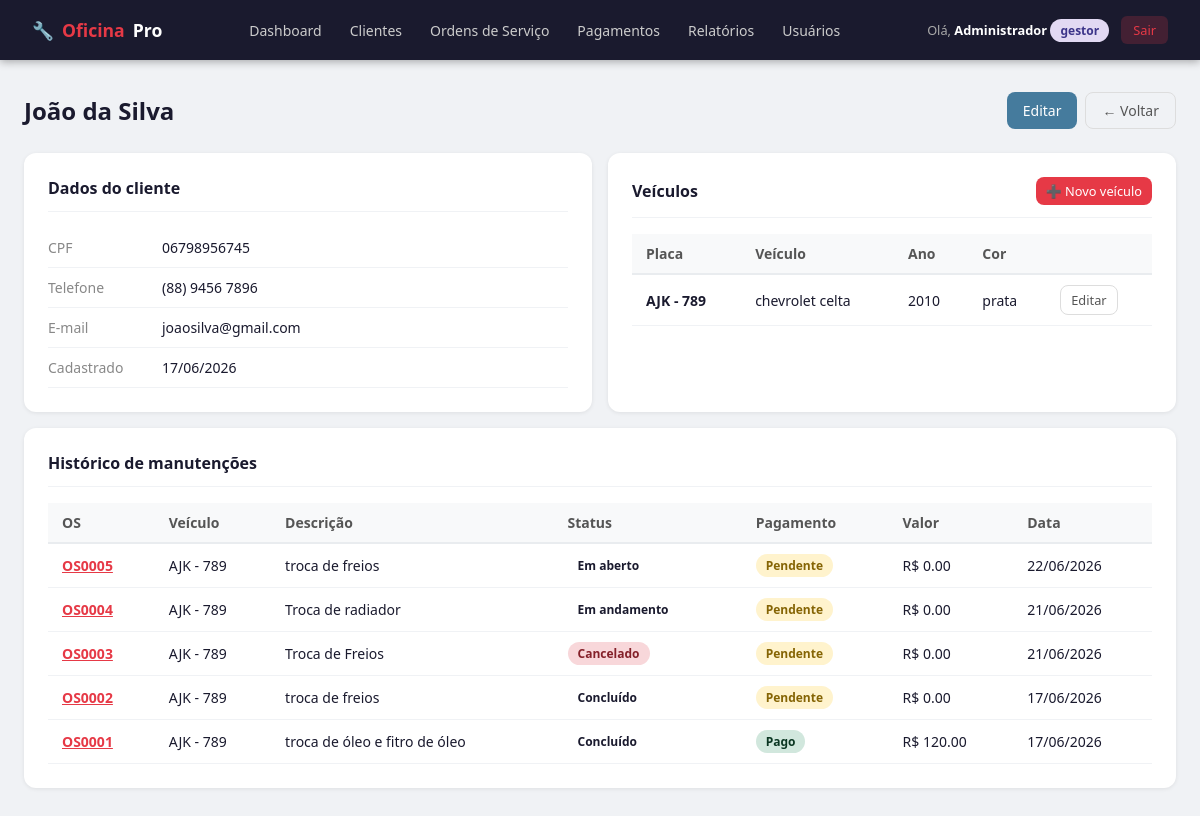
The page /clientes/1 (signed in) on the database its author committed.
### app.py (models this page shows)
class Cliente(db.Model):
    id = db.Column(db.Integer, primary_key=True)
    nome = db.Column(db.String(100), nullable=False)
    cpf = db.Column(db.String(14), unique=True, nullable=False)
    telefone = db.Column(db.String(20))
    email = db.Column(db.String(100))
    criado_em = db.Column(db.DateTime, default=agora)
    veiculos = db.relationship('Veiculo', backref='cliente', lazy=True)

class Veiculo(db.Model):
    id = db.Column(db.Integer, primary_key=True)
    placa = db.Column(db.String(10), unique=True, nullable=False)
    marca = db.Column(db.String(50), nullable=False)
    modelo = db.Column(db.String(50), nullable=False)
    ano = db.Column(db.Integer, nullable=False)
    cor = db.Column(db.String(30))
    cliente_id = db.Column(db.Integer, db.ForeignKey('cliente.id'), nullable=False)
    ordens = db.relationship('OrdemServico', backref='veiculo', lazy=True)

class OrdemServico(db.Model):
    id = db.Column(db.Integer, primary_key=True)
    numero = db.Column(db.String(10), unique=True, nullable=False)
    descricao = db.Column(db.Text, nullable=False)
    status = db.Column(db.String(20), default='Em aberto')
    valor_total = db.Column(db.Float, default=0.0)
    forma_pagamento = db.Column(db.String(20))
    status_pagamento = db.Column(db.String(20), default='Pendente')
    data_abertura = db.Column(db.DateTime, default=agora)
    data_conclusao = db.Column(db.DateTime)
    data_pagamento = db.Column(db.DateTime)
    motivo_cancelamento = db.Column(db.Text)
    veiculo_id = db.Column(db.Integer, db.ForeignKey('veiculo.id'), nullable=False)
    itens = db.relationship('ItemOS', backref='ordem', lazy=True, cascade='all, delete-orphan')

### app.py (the view)
@app.route('/clientes/<int:id>')
@login_required
def ver_cliente(id):
    c = Cliente.query.get_or_404(id)
    return render_template('cliente_ver.html', cliente=c)

### app.py (called while the page is built)
def login_required(f):
    from functools import wraps
    @wraps(f)
    def decorated(*args, **kwargs):
        if 'usuario_id' not in session:
            return redirect(url_for('login'))
        return f(*args, **kwargs)
    return decorated

### templates/cliente_ver.html (shortened to what this page needs)
{% extends 'base.html' %}
{% block content %}
<div class="page-header">
  <h1 class="page-title">{{ cliente.nome }}</h1>
  <div style="display:flex;gap:.5rem;">
    <a href="{{ url_for('editar_cliente', id=cliente.id) }}" class="btn btn-secondary">Editar</a>
    <a href="{{ url_for('clientes') }}" class="btn btn-outline">← Voltar</a>
  </div>
</div>
<div style="display:grid;grid-template-columns:1fr 1fr;gap:1rem;">
  <div class="card">
    <div class="card-title">Dados do cliente</div>
    <table style="font-size:.875rem;">
      <tr><td style="color:#888;padding:4px 0;width:100px;">CPF</td><td>{{ cliente.cpf }}</td></tr>
      <tr><td style="color:#888;padding:4px 0;">Telefone</td><td>{{ cliente.telefone or '—' }}</td></tr>
      <tr><td style="color:#888;padding:4px 0;">E-mail</td><td>{{ cliente.email or '—' }}</td></tr>
      <tr><td style="color:#888;padding:4px 0;">Cadastrado</td><td>{{ cliente.criado_em.strftime('%d/%m/%Y') }}</td></tr>
    </table>
  </div>
  <div class="card">
    <div class="card-title" style="display:flex;justify-content:space-between;align-items:center;">
      Veículos
      <a href="{{ url_for('novo_veiculo', cliente_id=cliente.id) }}" class="btn btn-primary btn-sm">➕ Novo veículo</a>
    </div>
    {% if cliente.veiculos %}
    <div class="table-wrap">
      <table>
        <thead><tr><th>Placa</th><th>Veículo</th><th>Ano</th><th>Cor</th><th></th></tr></thead>
        <tbody>
          {% for v in cliente.veiculos %}
          <tr>
            <td><strong>{{ v.placa }}</strong></td>
            <td>{{ v.marca }} {{ v.modelo }}</td>
            <td>{{ v.ano }}</td>
            <td>{{ v.cor or '—' }}</td>
            <td><a href="{{ url_for('editar_veiculo', id=v.id) }}" class="btn btn-outline btn-sm">Editar</a></td>
          </tr>
          {% endfor %}
        </tbody>
      </table>
    </div>
    {% else %}
    <div class="empty-state" style="padding:1.5rem;">
      <p>Nenhum veículo cadastrado.</p>
    </div>
    {% endif %}
  </div>
</div>
{% if cliente.veiculos %}
<div class="card">
  <div class="card-title">Histórico de manutenções</div>
  {% set todas_os = [] %}
  {% for v in cliente.veiculos %}{% for os in v.ordens %}{% set _ = todas_os.append(os) %}{% endfor %}{% endfor %}
  {% if todas_os %}
  <div class="table-wrap">
    <table>
      <thead><tr><th>OS</th><th>Veículo</th><th>Descrição</th><th>Status</th><th>Pagamento</th><th>Valor</th><th>Data</th></tr></thead>
      <tbody>
        {% for os in todas_os|sort(attribute='data_abertura', reverse=True) %}
        <tr>
          <td><a href="{{ url_for('ver_ordem', id=os.id) }}" style="color:#e63946;font-weight:600;">{{ os.numero }}</a></td>
          <td>{{ os.veiculo.placa }}</td>
          <td>{{ os.descricao[:50] }}{% if os.descricao|length > 50 %}...{% endif %}</td>
          <td><span class="badge badge-{{ os.status|lower|replace(' ', '') }}">{{ os.status }}</span></td>
          <td><span class="badge badge-{{ os.status_pagamento|lower }}">{{ os.status_pagamento }}</span></td>
          <td>R$ {{ "%.2f"|format(os.valor_total) }}</td>
          <td>{{ os.data_abertura.strftime('%d/%m/%Y') }}</td>
        </tr>
        {% endfor %}
      </tbody>
    </table>
  </div>
  {% else %}
  <div class="empty-state" style="padding:1.5rem;"><p>Nenhuma ordem de serviço registrada.</p></div>
  {% endif %}
</div>
{% endif %}
{% endblock %}

### templates/base.html (style rules this page uses)
* { box-sizing: border-box; margin: 0; padding: 0; }
body { font-family: 'Segoe UI', sans-serif; background: #f0f2f5; color: #1a1a2e; min-height: 100vh; }
.page-header { display: flex; align-items: center; justify-content: space-between; margin-bottom: 1.5rem; }
.page-title { font-size: 1.5rem; font-weight: 700; color: #1a1a2e; }
.card { background: #fff; border-radius: 12px; box-shadow: 0 1px 4px rgba(0,0,0,.08); padding: 1.5rem; margin-bottom: 1rem; }
.card-title { font-size: 1rem; font-weight: 600; color: #1a1a2e; margin-bottom: 1rem; padding-bottom: .75rem; border-bottom: 1px solid #f0f2f5; }
.table-wrap { overflow-x: auto; }
table { width: 100%; border-collapse: collapse; font-size: .875rem; }
th { background: #f8f9fa; text-align: left; padding: 10px 14px; font-weight: 600; color: #555; border-bottom: 2px solid #e9ecef; }
td { padding: 10px 14px; border-bottom: 1px solid #f0f2f5; vertical-align: middle; }
.btn { display: inline-flex; align-items: center; gap: 6px; padding: 8px 16px; border-radius: 8px; border: none; cursor: pointer; font-size: .875rem; font-weight: 500; text-decoration: none; transition: all .2s; }
.btn-primary { background: #e63946; color: #fff; }
.btn-secondary { background: #457b9d; color: #fff; }
.btn-outline { background: transparent; border: 1.5px solid #ddd; color: #555; }
.btn-sm { padding: 5px 10px; font-size: .8rem; }
.badge { display: inline-block; padding: 3px 10px; border-radius: 99px; font-size: .75rem; font-weight: 600; }
.badge-cancelado { background: #f8d7da; color: #842029; }
.badge-pago { background: #d1e7dd; color: #0a3622; }
.badge-pendente { background: #fff3cd; color: #856404; }

### rows shown on the page
Cliente: nome "João da Silva", cpf "06798956745", telefone "(88) 9456 7896", email "joaosilva@gmail.com", criado_em "17/06/2026"
Veiculo: placa "AJK - 789", marca "chevrolet", modelo "celta", ano "2010", cor "prata"
OrdemServico: numero "OS0005", veiculo.placa "AJK - 789", descricao "troca de freios", status "Em aberto", status_pagamento "Pendente", valor_total "0.00", data_abertura "22/06/2026"
OrdemServico: numero "OS0004", veiculo.placa "AJK - 789", descricao "Troca de radiador", status "Em andamento", status_pagamento "Pendente", valor_total "0.00", data_abertura "21/06/2026"
OrdemServico: numero "OS0003", veiculo.placa "AJK - 789", descricao "Troca de Freios", status "Cancelado", status_pagamento "Pendente", valor_total "0.00", data_abertura "21/06/2026"
OrdemServico: numero "OS0002", veiculo.placa "AJK - 789", descricao "troca de freios", status "Concluído", status_pagamento "Pendente", valor_total "0.00", data_abertura "17/06/2026"
OrdemServico: numero "OS0001", veiculo.placa "AJK - 789", descricao "troca de óleo e fitro de óleo", status "Concluído", status_pagamento "Pago", valor_total "120.00", data_abertura "17/06/2026"

### other values the page prints
{{ session.nome }} "Administrador"
{{ session.perfil }} "gestor"
